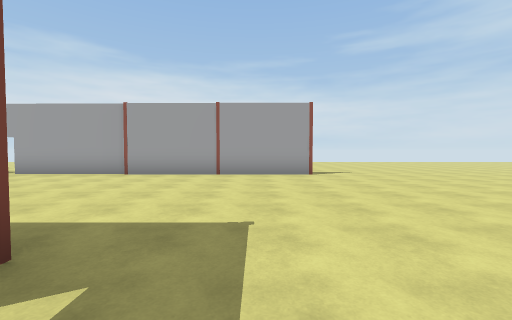
view 1 (above)

21 first-person views from a walk through a Unity game level. The camera is 1.4 m above the floor, tilts 2° down and sees 90° across. The floor is counted in squares, 2 m on a side. Each view is taken from the middle of a square. On the plan, view 1 faces up. The plan holds only what a view shows up to about 9 squares ahead; the rest is blank. The place goes on beyond the plan. Door leaves are left out, so doorways stand open. Some surface patterns are stand-ins.

view 2
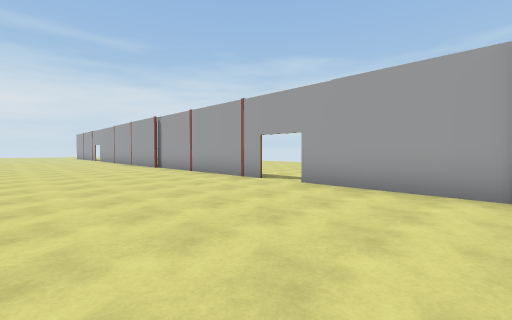

view 3
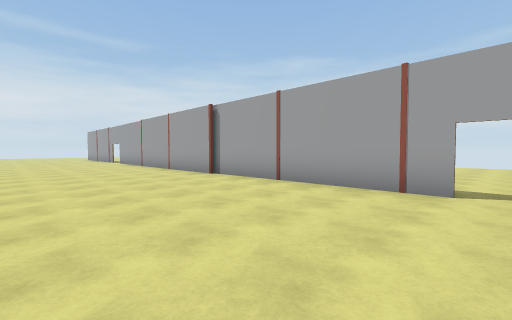

view 4
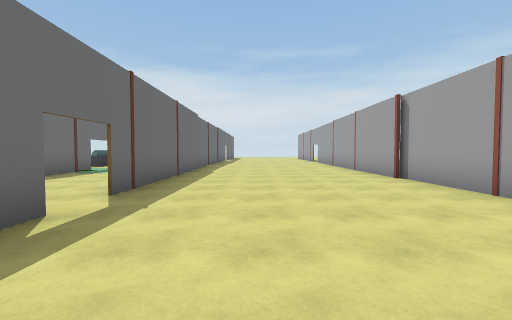

view 5
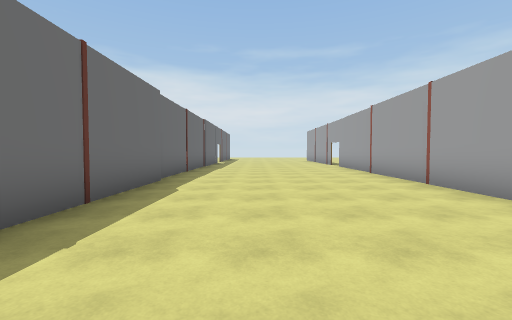

view 6
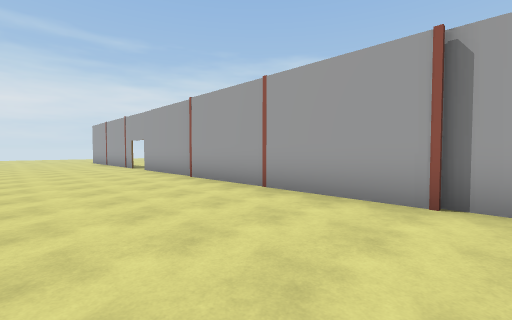

view 7
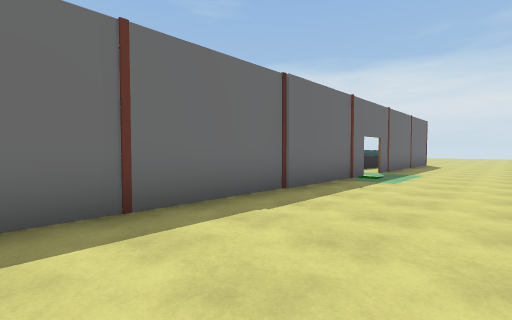

view 8
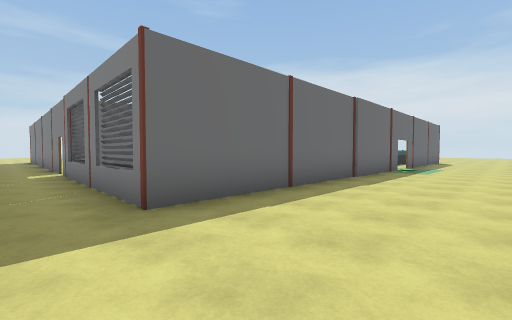

view 9
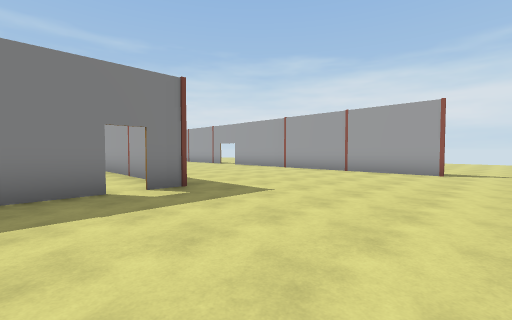

view 10
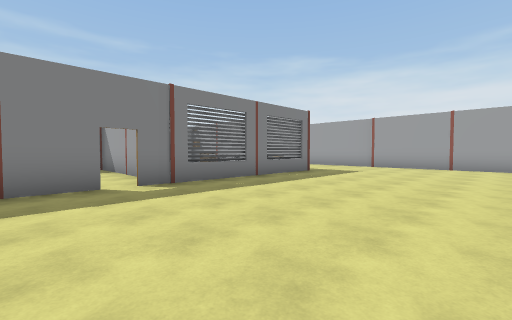

view 11
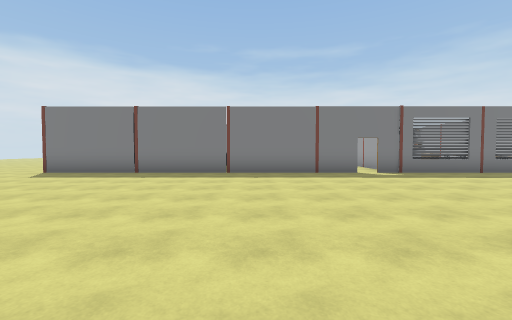

view 12
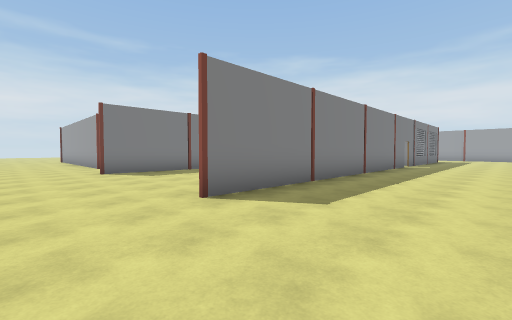

view 13
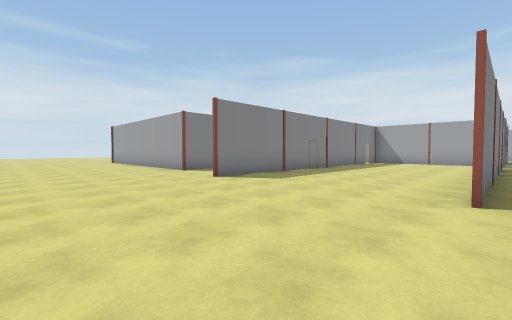

view 14
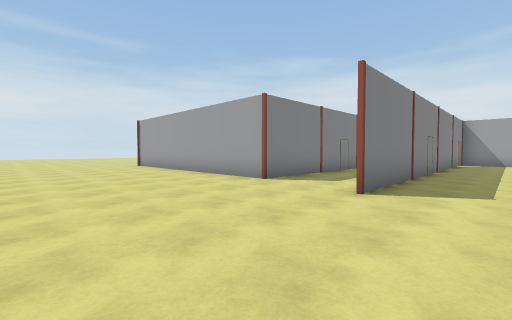

view 15
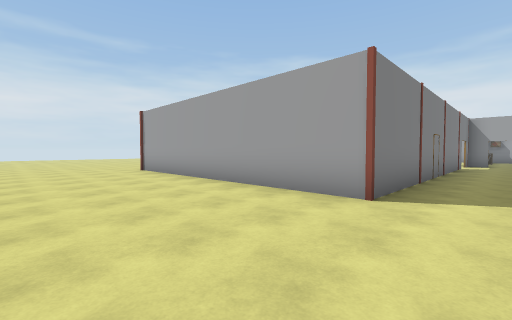

view 16
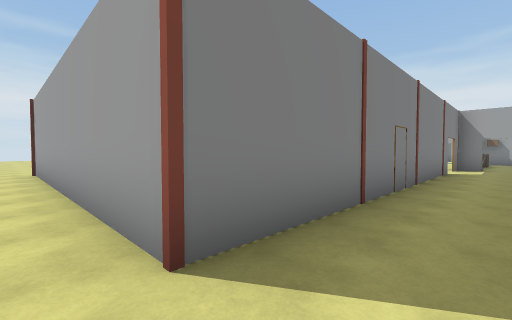

view 17
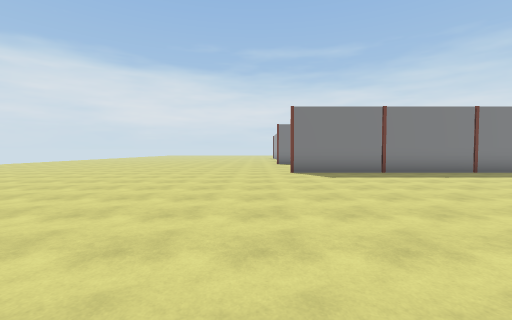

view 18
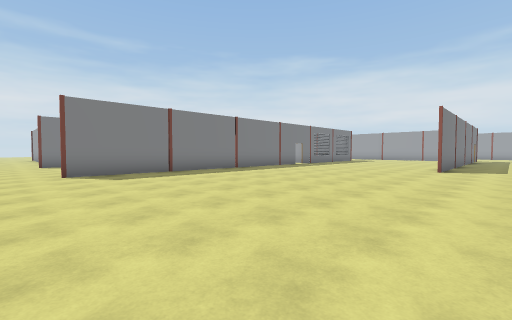

view 19
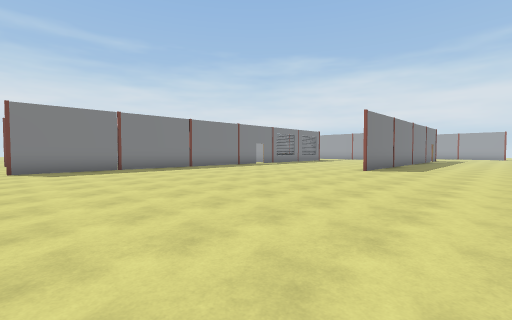

view 20
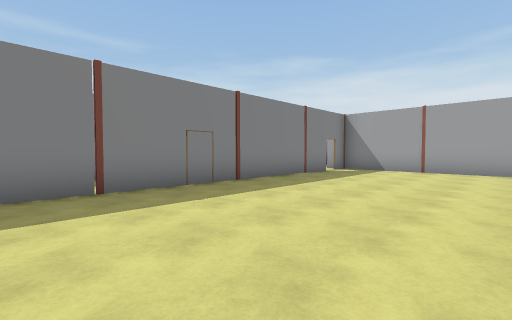

view 21
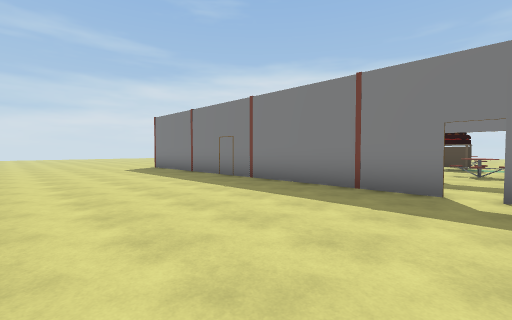

### Floor plan
Points are (right, up) in squares from view 1. A wall is a line through its corners. A room is listed if a view was taken in it or the views show most of it. See-through windows are left out.
Room 1 (views 1, 2, 3, 4, 5, 6, 7, 8, 9, 10, 11, 12, 13, 14, 15, 16, 17, 18, 19, 20, 21)
walls: (-8.3, -8.6) (-8.3, -18.9); (-8.9, -7.4) (-13.1, -7.4); (-1.6, -8.9) (-1.6, -10); (-13.7, -8.6) (-13.7, -18.9); (-16.4, -9.4) (-16.4, -18.3) (-22.5, -18.3); (-1.6, 0.2) (-1.6, -1.1); (-3, 1.6) (-7, 1.6); (-10.8, 1.7) (-10.2, 1.7); (-1.6, 1.6) (-1.6, 0.8); (-17.2, -2) (-8.3, -2) (-8.3, -8.1); (-19.9, -2) (-18.5, -2); (-18.1, 1.7) (-12, 1.7); (-8.5, 7.8) (-22.5, 7.8); (-21, 1.7) (-18.4, 1.7); (1.8, 7.8) (-7.4, 7.8)
ways out: opening at (-8, 8); opening at (2.5, 8); open door at (-17.5, -2); open door at (-16, -19.5); open door at (-16, -8.5); open door at (-15, -7); open door at (-14, -19.5); open door at (-14, -8.5); gap at (-8, -8.5); gap at (-2, 0)

Where each view was taken, in squares from view 1:
view 1: 0 up, 0 right, facing up
view 2: 3 up, 4 left, facing up-left
view 3: 3 up, 8 left, facing up-left
view 4: 4 up, 8 left, facing left
view 5: 4 up, 12 left, facing left
view 6: 4 up, 14 left, facing up-left
view 7: 1 up, 10 left, facing down-left
view 8: 1 up, 7 left, facing down-left
view 9: 1 down, 3 right, facing up-left
view 10: 10 down, 3 left, facing up-left
view 11: 12 down, 0 right, facing left
view 12: 21 down, 5 left, facing up-left
view 13: 23 down, 8 left, facing up-left
view 14: 23 down, 12 left, facing up-left
view 15: 22 down, 15 left, facing up-left
view 16: 19 down, 15 left, facing up-left
view 17: 20 down, 0 right, facing left
view 18: 20 down, 0 right, facing up-left
view 19: 19 down, 2 right, facing up-left
view 20: 17 down, 9 left, facing up-left
view 21: 8 down, 9 left, facing down-left
